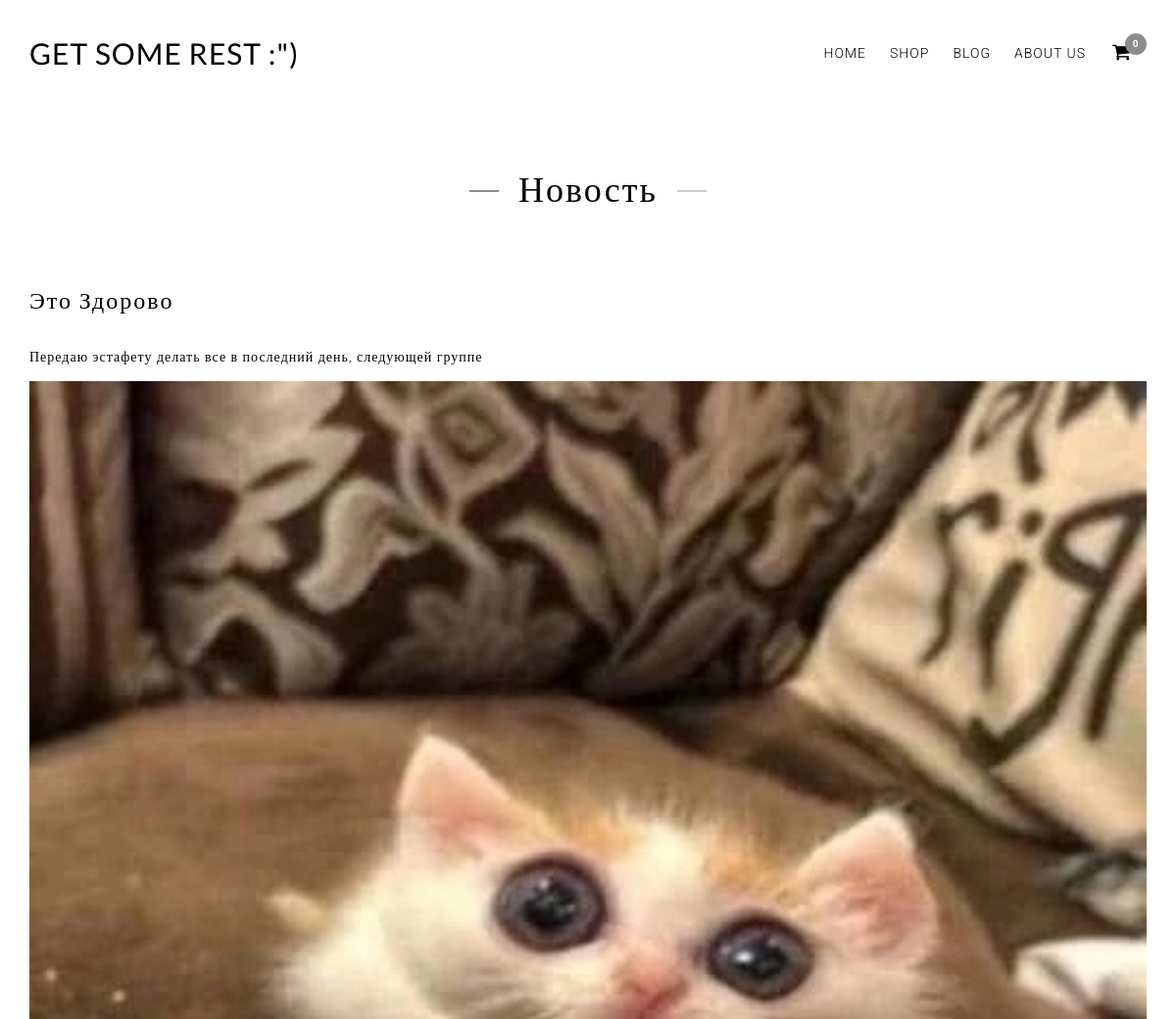
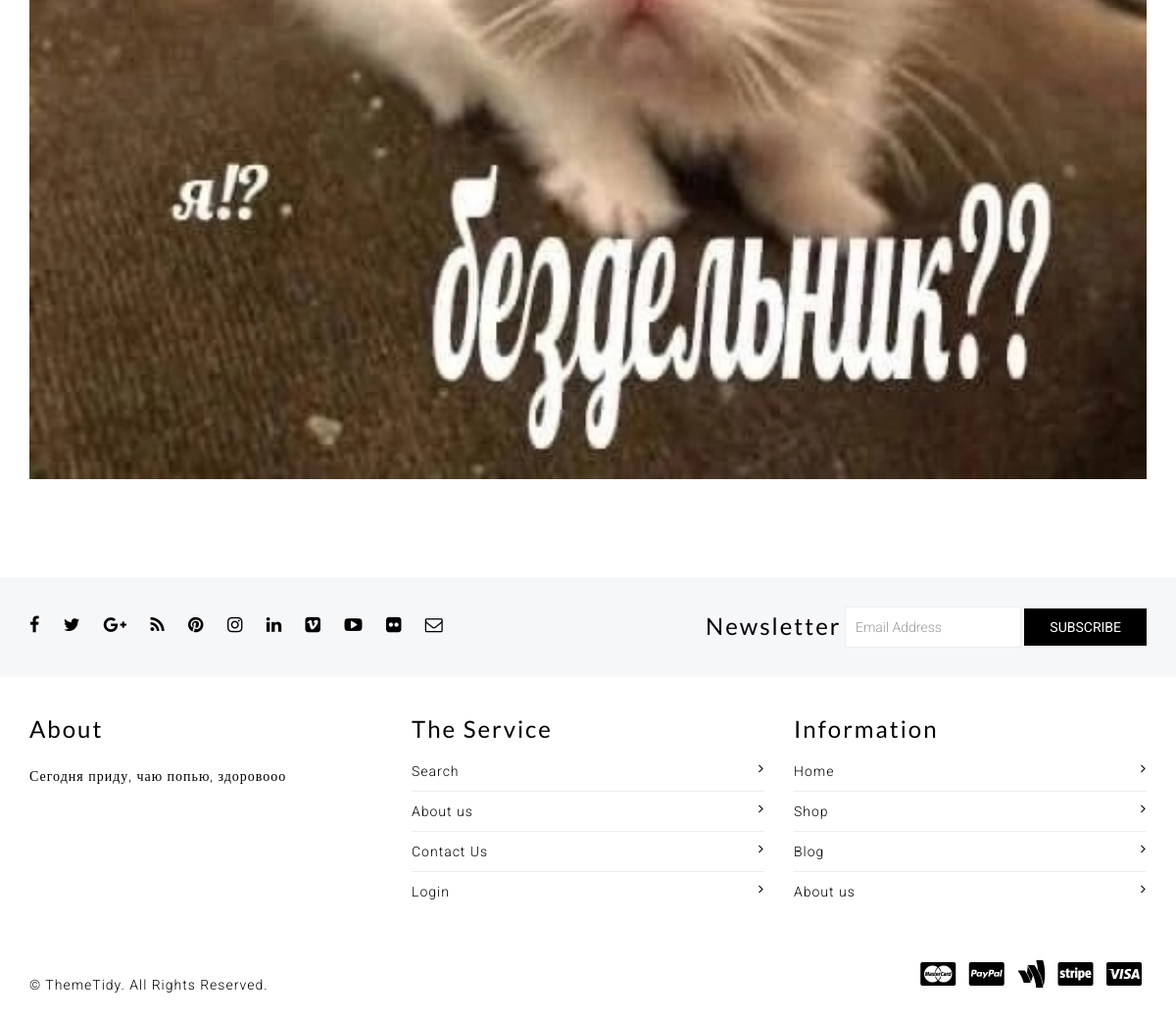
Page /single-blog.html?slug=coolman on the committed database (2 pictures, top to bottom).
### shop/models.py (models this page shows, shortened)
class News(models.Model):
    name = models.CharField(
        max_length=32,
        verbose_name='Заголовок',
        unique=True,
        blank=False,
        null=False
    )
    description = models.CharField(
        max_length=256,
        verbose_name='Текст',
        unique=True,
        blank=False,
        null=False
    )
    slug = models.SlugField(
        verbose_name='URL',
        unique= True,
        blank=False,
        null=False
    )
    image = models.ImageField(
        verbose_name='картинка',
        upload_to='loading/',
        null=True,
        blank=True
    )
    class Meta:
        verbose_name = 'Новость'
        verbose_name_plural = 'Новости'

### shop/views.py (the view)
# urls.py: path('single-blog.html', single_blog, name='single_blog'),
def single_blog(request):
    slug = request.GET.get('slug')
    news = get_object_or_404(News, slug=slug)
    return render(request, 'single-blog.html', {'news': news})

### shop/templates/single-blog.html (shortened to what this page needs)
{% load static %}
<!DOCTYPE html>
 <html class="no-js">
<head>
    <link href="{% static 'assets/bootstrap.min.css' %}" rel="stylesheet" type="text/css" media="all" />
    <link href="{% static 'assets/paira.css' %}" rel="stylesheet" type="text/css" media="all" />
    <link href="{% static 'assets/paira-typography.css' %}" rel="stylesheet" type="text/css" media="all" />
    <link href="{% static 'assets/paira-responsive.css' %}" rel="stylesheet" type="text/css" media="all" />
    <link href="{% static 'assets/font-awesome.min.css' %}" rel="stylesheet" type="text/css" media="all" />
</head>
<body>
<div class="paira-container">
    <header>
        <section class="header-top">
            <div class="container">
                <div class="row">
                    <div class="col-md-12 col-sm-12 col-xs-12">
                        <nav class="navbar navbar-default paira-mega-menu mega-menu">
                            <div class="logo-text pull-left text-uppercase">
                                <h2 class="margin-bottom-20"><a href="index.html">Get some rest :")</a></h2>
                            </div>
                            <ul class="list-inline pull-right margin-clear add-cart">
                                <li class="dropdown cart-menu-body paira-cart-menu-body">
                                    <a href="cart.html"><i class="fa fa-shopping-cart"></i> <span class="badge paira-cart-item-count">0</span></a>
                                </li>
                            </ul>
                            <div id="navbar-collapse" class="navbar-collapse collapse pull-right">
                                <ul class="nav navbar-nav">
                                    <li class="">
                                        <a href="index.html">Home</a>
                                    </li>
                                    <li class="">
                                        <a href="collection.html">Shop</a>
                                    </li>
                                    <li class="">
                                        <a href="blog.html">Blog</a>
                                    </li>
                                    <li class="">
                                        <a href="about-us.html">About us</a>
                                    </li>
                                </ul>
                            </div>
                        </nav>
                    </div>
                </div>
            </div>
        </section>
    </header>
    <main class="blog-single-page">
        <section class="blog-single-content paira-gap-2">
            <div class="container">
                <div class="row">
                    <div class="col-md-12 col-sm-12 col-xs-12 paira-gap-1">
                        <h1 class="page-header text-center margin-bottom-0">Новость</h1>
                        <article class="margin-top-40">
                            <div class="row">
                                <div class="col-md-12 col-sm-12 col-xs-12 text-capitalize">
                                    <h3 class="margin-bottom-30">{{ news.name }}</h3>
                                </div>
                            </div>
                            <div class="blog-article">
                                <p>{{ news.description }}</p>
                               <img src="{{ news.image.url }}" alt="" class="paira-product-image img-responsive margin-bottom-30" />
                            </div>
                        </article>
                    </div>
                </div>
            </div>
        </section>
    </main>
    <footer>
        <section class="footer-top">
            <div class="container">
                <div class="row">
                    <div class="col-md-6 col-sm-12 col-xs-12">
                        <ul class="list-inline margin-top-30 margin-bottom-30">
                            <li class="margin-top-10" data-toggle="tooltip" data-placement="top" title="Facebook">
                                <a href="https://www.facebook.com/themetidy" target="_blank">
                                    <i class="fa fa-facebook"></i>
                                </a>
                            </li>
                            <li class="margin-top-10" data-toggle="tooltip" data-placement="top" title="Twitter">
                                <a href="https://twitter.com/themetidy" target="_blank">
                                    <i class="fa fa-twitter"></i>
                                </a>
                            </li>
                            <li class="margin-top-10" data-toggle="tooltip" data-placement="top" title="Google Plus">
                                <a href="http://www.themetidy.com/" target="_blank">
                                    <i class="fa fa-google-plus"></i>
                                </a>
                            </li>
                            <li class="margin-top-10" data-toggle="tooltip" data-placement="top" title="Rss">
                                <a href="http://www.themetidy.com/" target="_blank">
                                    <i class="fa fa-rss"></i>
                                </a>
                            </li>
                            <li class="margin-top-10" data-toggle="tooltip" data-placement="top" title="Pinterest">
                                <a href="https://www.pinterest.com/themetidy" target="_blank">
                                    <i class="fa fa-pinterest"></i>
                                </a>
                            </li>
                            <li class="margin-top-10" data-toggle="tooltip" data-placement="top" title="Instagram">
                                <a href="https://instagram.com/themetidy" target="_blank">
                                    <i class="fa fa-instagram"></i>
                                </a>
                            </li>
                            <li class="margin-top-10" data-toggle="tooltip" data-placement="top" title="LinkedIn">
                                <a href="https://www.linkedin.com/company/themetidy" target="_blank">
                                    <i class="fa fa-linkedin"></i>
                                </a>
                            </li>
                            <li class="margin-top-10" data-toggle="tooltip" data-placement="top" title="Vimeo">
                                <a href="http://www.themetidy.com/" target="_blank">
                                    <i class="fa fa-vimeo-square"></i>
                                </a>
                            </li>
                            <li class="margin-top-10" data-toggle="tooltip" data-placement="top" title="Youtube">
                                <a href="https://www.youtube.com/user/themetidy" target="_blank">
                                    <i class="fa fa-youtube-play"></i>
                                </a>
                            </li>
                            <li class="margin-top-10" data-toggle="tooltip" data-placement="top" title="Flickr">
                                <a href="https://www.flickr.com/photos/themetidy" target="_blank">
                                    <i class="fa fa-flickr"></i>
                                </a>
                            </li>
                            <li class="margin-top-10" data-toggle="tooltip" data-placement="top" title="Contact Us">
                                <a href="mailto:support@themetidy.com" target="_blank"><i class="fa fa-envelope-o"></i></a>
                            </li>
                        </ul>
                    </div>
                    <div class="col-md-6 col-sm-12 col-xs-12 newsletter">
                        <form class="form-inline pull-right margin-top-30 margin-bottom-30" action="http://eepurl.com/b-0yt9" method="post" target="_blank" novalidate="" name="mc-embedded-subscribe-form" id="mc-embedded-subscribe-form">
                            <div class="form-group">
                                <label for="newsletter-email"><h3 class="margin-clear padding-clear pull-left">Newsletter</h3></label>
                                <input type="email" class="form-control" name="newsletter-email" id="newsletter-email" placeholder="Email Address" required>
                            </div>
                            <button type="submit" class="btn btn-default">Subscribe</button>
                        </form>
                    </div>
                </div>
            </div>
        </section>
        <section class="footer-middle paira-gap-4">
            <div class="container">
                <div class="row">
                    <div class="col-md-4 col-sm-12 col-xs-12">
                        <h3 class="paira-gap-3 margin-clear margin-bottom-20">About</h3>
                        <p>Сегодня приду, чаю попью, здоровооо</p>
                    </div>
                    <div class="col-md-4 col-sm-12 col-xs-12">
                        <h3 class="paira-gap-3 margin-clear margin-bottom-20">The Service</h3>
                        <ul class="list-unstyled footer-list-style">
                            <li><a href="search.html">Search <i class="fa fa-angle-right"></i></a></li>
                            <li><a href="about-us.html">About us <i class="fa fa-angle-right"></i></a></li>
                            <li><a href="contact-us.html">Contact Us <i class="fa fa-angle-right"></i></a></li>
                            <li><a href="login.html">Login <i class="fa fa-angle-right"></i></a></li>
                        </ul>
                    </div>
                    <div class="col-md-4 col-sm-12 col-xs-12">
                        <h3 class="paira-gap-3 margin-clear margin-bottom-20">Information</h3>
                        <ul class="list-unstyled footer-list-style">
                            <li><a href="index.html">Home <i class="fa fa-angle-right"></i></a></li>
                            <li><a href="collection.html">Shop <i class="fa fa-angle-right"></i></a></li>
                            <li><a href="blog.html">Blog <i class="fa fa-angle-right"></i></a></li>
                            <li><a href="about-us.html">About us <i class="fa fa-angle-right"></i></a></li>
                        </ul>
                    </div>
                </div>
            </div>
        </section>
        <section class="footer-bottom">
            <div class="container">
                <div class="row">
                    <div class="col-md-12 col-sm-12 col-xs-12">
                        <p class="pull-left margin-top-30 margin-bottom-20">&copy; <a href="http://www.themetidy.com/" target="_blank">ThemeTidy</a>. All Rights Reserved.</p>
                        <ul class="pull-right list-inline margin-top-20 margin-bottom-20">
                            <li><i class="fa fa-cc-mastercard fa-2x" aria-hidden="true"></i></li>
                            <li><i class="fa fa-cc-paypal fa-2x" aria-hidden="true"></i></li>
                            <li><i class="fa fa-google-wallet fa-2x" aria-hidden="true"></i></li>
                            <li><i class="fa fa-cc-stripe fa-2x" aria-hidden="true"></i></li>
                            <li><i class="fa fa-cc-visa fa-2x" aria-hidden="true"></i></li>
                        </ul>
                    </div>
                </div>
            </div>
        </section>
    </footer>
</div>
</body>
</html>

### static/assets/paira.css (style rules this page uses)
body { -webkit-font-smoothing:subpixel-antialiased!important;-moz-font-smoothing:subpixel-antialiased!important;-ms-font-smoothing:subpixel-antialiased!important;-o-font-smoothing:subpixel-antialiased!important;text-rendering:optimizeLegibility!important;-ms-text-size-adjust:100%;-webkit-text-size-adjust:100%;-webkit-overflow-scrolling:touch;-moz-overflow-scrolling:touch;-ms-overflow-scrolling:touch;-o-overflow-scrolling:touch;overflow-scrolling:touch;font-weight:300 }
label,.btn { font-weight:400 }
h1,h2,h3,h4,h5,h6,.option-switch-dropdown label { font-weight:400;letter-spacing:2px }
a,button,.btn,.product img,.collection-item img,.mega-menu .angle-down { -webkit-transition:all .25s ease-in-out;-moz-transition:all .25s ease-in-out;-ms-transition:all .25s ease-in-out;-o-transition:all .25s ease-in-out;transition:all .25s ease-in-out }
a,p,.table>thead:first-child>tr:first-child>th { letter-spacing:1px }
a:focus,input,button,.btn.focus,.btn:focus,.btn:hover { outline:none;outline-offset:0 }
a:hover,a:focus,a { text-decoration:none }
.input-group .form-control,button,.form-control { box-shadow:none }
button { border:solid 1px }
.btn-group-lg>.btn,.btn-lg,.btn,.input-group-addon,.dropdown-menu,.alert,.modal-content,.form-control,.popover-title,.navbar-default .navbar-toggle { border-radius:0 }
.page-header,.btn { text-transform:uppercase }
.margin-clear,.page-header { margin:0!important }
.padding-clear,.page-header { padding:0!important }
.paira-gap-1 { padding-top:80px!important }
.paira-gap-2 { padding-bottom:80px!important }
.paira-gap-3 { padding-top:40px!important }
.paira-gap-4 { padding-bottom:40px!important }
.margin-top-10 { margin-top:10px!important }
.margin-top-20 { margin-top:20px!important }
.margin-bottom-20,.page-header,.blog-article img { margin-bottom:20px!important }
.margin-top-30 { margin-top:30px!important }
.margin-top-40 { margin-top:40px!important }
.margin-bottom-30,.option-switch-dropdown .selector-wrapper { margin-bottom:30px!important }
.margin-bottom-0 { margin-bottom:0!important }
.padding-bottom-20,.page-header { padding-bottom:20px!important }
p { line-height:30px }
.page-header:after { border:1px solid #ccc;content:'';display:inline-block;width:30px;margin-left:20px;position:relative;top:-10px }
.page-header { border:0;text-transform:capitalize }
.page-header:before { border:1px solid #8c8c8c;content:'';display:inline-block;width:30px;margin-right:20px;position:relative;top:-10px }
.badge { border-radius:50%;padding:0;height:22px;width:22px;line-height:22px;text-align:center;margin-top:-22px;margin-left:-11px;background:#8c8c8c;font-size:10px }
.logo-text { min-height:75px }
.header-top ul.pull-right li { padding:25px 0 0 15px }
.header-top .fa { font-size:20px }
.header-top { position:relative;z-index:1;padding-top:18px }
.mega-menu { background:none;border:none;margin:0;padding:0 }
.mega-menu .nav,.mega-menu .collapse,.mega-menu .dropup,.mega-menu .dropdown { position:static }
.mega-menu .navbar-collapse { padding-left:0;padding-right:0 }
.mega-menu .navbar-nav>li>a { text-transform:uppercase;padding:26px 12px }
.newsletter .btn { padding:8px 25px }
.footer-top { background:#f6f7f9 }
.footer-top li a .fa { font-size:18px;margin:0 10px 0 0 }
.footer-top label h3 { line-height:0 }
.footer-list-style li a { width:100%;padding:10px 0;float:left;border-bottom:1px #eee solid }
.footer-list-style li a .fa { float:right }
.footer-list-style li:first-child a { padding-top:0 }
.footer-list-style li:last-child a { padding-bottom:0;border-bottom:none }
.form-control,select,.option-switch .select_options.active,.select_options,.tab-content,.blog-post-tags li a,.collection-item { border-color:#EDEDED }
.form-control { height:inherit;padding:10px }
.blog-article img { width:100% }

### static/assets/paira-typography.css (style rules this page uses)
body { color: #000; background-color: #fff; font-family: Roboto; font-size: 14px; }
h1,h2,h3,h4,h5,h6 { color: #000; font-family: Lato; }
.mega-menu .navbar-nav>li>a,a,.footer-middle .instagram-link:hover,.pagination>li>a, .pagination>li>span,.filter-product legend,.input-group-addon,.select_options { color: #000; }
.btn-default, .btn-default.disabled { color: #fff; background-color: #000; border-color: #000; }
header { color: #000; }
footer { background: #fff; color: #000; }

### rows in the picture
News: name "Это Здорово", description "Передаю эстафету делать все в последний день, следующей группе", image (picture)
